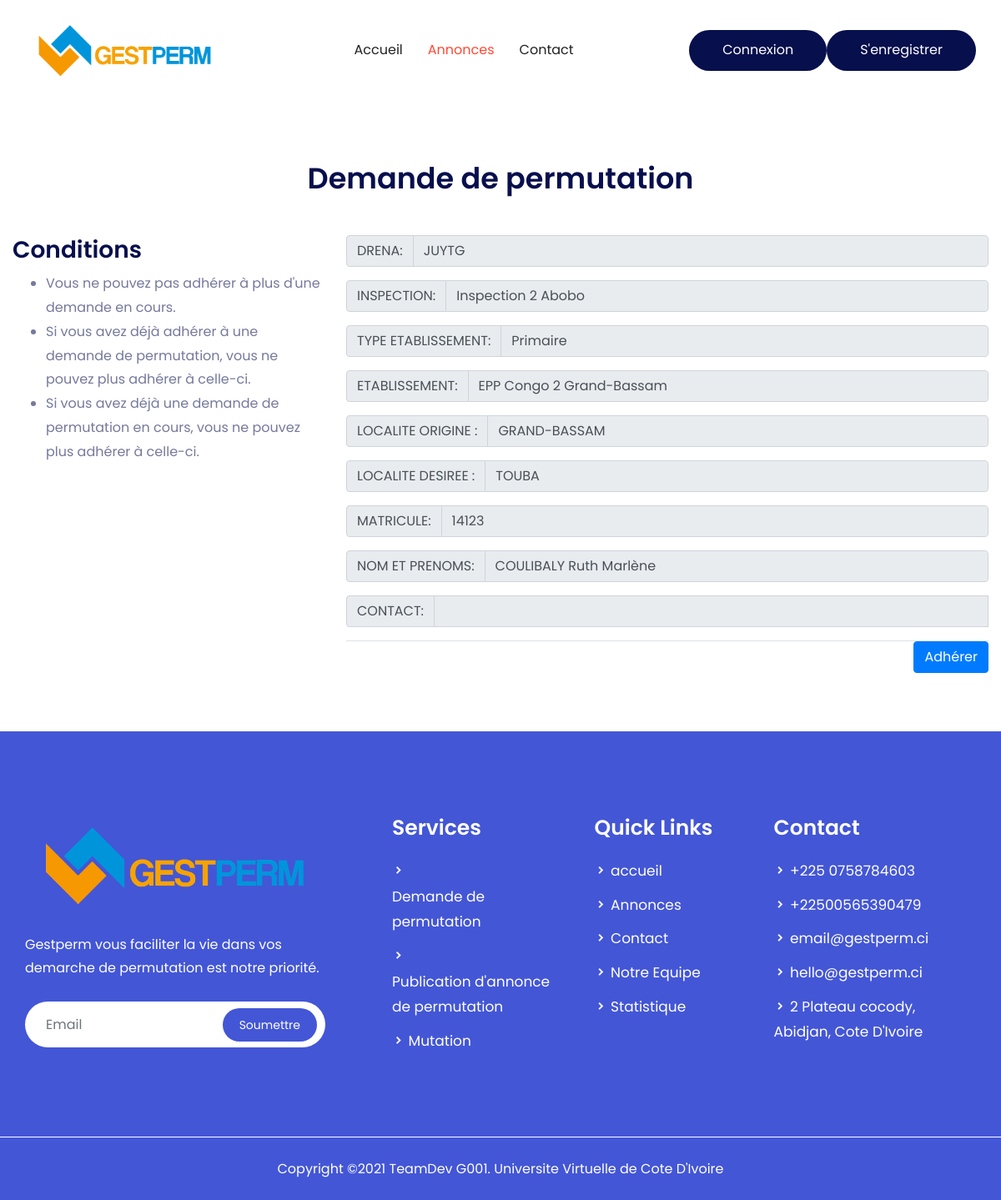
The app's page /annonce_details.php?annonce=1 with its own data.
### tables this page shows
CREATE TABLE IF NOT EXISTS `directionregionale` (
  `IdDirectionRegionale` int(11) NOT NULL AUTO_INCREMENT,
  `NomDirectionRegionale` varchar(255) NOT NULL,
  `TelDirectionRegionale` varchar(255) NOT NULL,
  `EmailDirectionRegionale` varchar(255) NOT NULL,
  `CommuneDirectionRegionale` varchar(255) NOT NULL,
  PRIMARY KEY (`IdDirectionRegionale`)
);

CREATE TABLE IF NOT EXISTS `inspection` (
  `IdInspection` int(11) NOT NULL AUTO_INCREMENT,
  `NomInspection` varchar(255) NOT NULL,
  `TelInspection` varchar(255) NOT NULL,
  `CommuneInspection` varchar(255) NOT NULL,
  `IdDirectionRegionale` int(11) NOT NULL,
  PRIMARY KEY (`IdInspection`)
);

CREATE TABLE IF NOT EXISTS `ecole` (
  `IdEcole` int(11) NOT NULL AUTO_INCREMENT,
  `NomEcole` varchar(255) NOT NULL DEFAULT '',
  `TypeEcole` varchar(160) NOT NULL DEFAULT 'Primaire',
  `TelEcole` varchar(255) NOT NULL DEFAULT '',
  `EmailEcole` varchar(255) NOT NULL DEFAULT '',
  `LocaliteEcole` bigint(20) NOT NULL DEFAULT '1',
  `IdInspection` int(11) NOT NULL DEFAULT '1',
  PRIMARY KEY (`IdEcole`)
);

CREATE TABLE IF NOT EXISTS `localite` (
  `CodeZone` bigint(19) NOT NULL AUTO_INCREMENT,
  `LibelleZone` varchar(200) NOT NULL,
  `CodeZoneMere` bigint(19) NOT NULL,
  `NiveauStr` smallint(6) NOT NULL,
  PRIMARY KEY (`CodeZone`)
);

CREATE TABLE IF NOT EXISTS `agent` (
  `IdAgent` int(11) NOT NULL AUTO_INCREMENT,
  `MatriculeAgent` varchar(255) NOT NULL,
  `NomAgent` varchar(255) NOT NULL,
  `PrenomsAgent` varchar(255) NOT NULL,
  `CiviliteAgent` varchar(25) NOT NULL,
  `NomJeuneFilleAgent` varchar(255) NOT NULL DEFAULT '',
  `SexeAgent` varchar(25) NOT NULL,
  `DateNaissanceAgent` date NOT NULL,
  `TelAgent` varchar(25) NOT NULL DEFAULT '',
  `EmailAgent` varchar(255) NOT NULL DEFAULT '',
  `DatePriseServiceAgent` date DEFAULT NULL,
  `SituationMatrimonialeAgent` varchar(255) NOT NULL,
  `DateCreationAgent` date NOT NULL,
  `PasswordAgent` varchar(255) NOT NULL,
  `IdEmploi` int(11) NOT NULL DEFAULT '-1',
  `IdFonction` int(11) NOT NULL DEFAULT '-1',
  `TypeAgent` int(11) NOT NULL DEFAULT '1',
  `IdEcole` int(11) NOT NULL DEFAULT '1',
  PRIMARY KEY (`IdAgent`)
);

### class/database.php (called while the page is built, shortened)
<?php
class Database
{
    private static $dbHost = "localhost";
    private static $dbName = "pct_db";
    private static $dbUsername = "root";
    private static $dbUserpassword = "";
    private static $connection = null;
    private static function connect()
    {
        if(self::$connection == null)
        {
            try
            {
              self::$connection = new PDO("mysql:host=" . self::$dbHost . ";dbname=" . self::$dbName , self::$dbUsername, self::$dbUserpassword, array(PDO::MYSQL_ATTR_INIT_COMMAND => 'SET NAMES UTF8' , PDO::ATTR_ERRMODE=>PDO::ERRMODE_WARNING));
            }
            catch(PDOException $e)
            {
                die($e->getMessage());
            }
        }
        return self::$connection;
    }
    private static function disconnect()
    {
        self::$connection = null;
    }
    public static function SelectQuery($query="")
    {
        if ($query<>"")
        {
            $req=self::$connection->prepare($query);
            try
            {
              $req->execute();
            }
            catch(Exception $e)
            {
                var_dump($query);
                die($e->getMessage());
            }
            return $req->fetchAll(PDO::FETCH_OBJ);
        }
        else return "";
    }
}
?>

### annonce_details.php (the view, shortened to what this page needs)
<?php
	$get_annonce = htmlspecialchars(htmlentities($_GET["annonce"]));
	require("inc/config.php");
	$annonce=DataBase::SelectQuery("SELECT * FROM annonce WHERE IdAnnonce='$get_annonce'");
?>
<!doctype html>
<html lang="fr">
    <head>
        <?php require("inc/links.php");?>
    </head>
    <body>
    <?php require("inc/header.php");?>
        <section class="portfolio-area pt-70 pb-70">
            <div class="container">
                <div class="scetion-title text-center" >
                    <h2>Demande de permutation</h2>
                </div>
                <div class="row pt-45">
				<div class="row">
                <div class="col-lg-4">
					<section class="widget widget_categories">
						<h3 class="widget-title">Conditions</h3>
						<div class="post-wrap">
							<ul>
								<li>
									Vous ne pouvez pas adhérer à plus d'une demande en cours.
								</li>
								<li>
									Si vous avez déjà adhérer à une demande de permutation, vous ne pouvez plus adhérer à celle-ci.
								</li>
								<li>
									Si vous avez déjà une demande de permutation en cours, vous ne pouvez plus adhérer à celle-ci.
								</li>
							</ul>
							</div>
					</section>
                </div>
                <div class="col-lg-8">
                    <form action="admin/scripts/adhererPermutation.php" method="POST" enctype="multipart/form-data" >
						<div class="form-group">
                            <div class="input-group">
                                <div class="input-group-prepend">
                                    <span class="input-group-text">
                                        DRENA:
                                    </span>
                                </div>
								<?php
                                    $agent=DataBase::SelectQuery("SELECT * FROM agent WHERE IdAgent='".$annonce[0]->IdAgent."'");
									$ecole=DataBase::SelectQuery("SELECT * FROM ecole WHERE IdEcole='".$agent[0]->IdEcole."'");
                                    $inspection=DataBase::SelectQuery("SELECT * FROM inspection WHERE IdInspection='".$ecole[0]->IdInspection."'");
                                    $dren=DataBase::SelectQuery("SELECT * FROM directionregionale WHERE IdDirectionRegionale='".$inspection[0]->IdDirectionRegionale."'");
                                    echo '<input type="text" class="form-control" id="IdAgent" name="IdAgent" disabled="disabled" value="'.$dren[0]->NomDirectionRegionale.'">';
                                ?>
                            </div>
                        </div>
						<div class="form-group">
                            <div class="input-group">
                                <div class="input-group-prepend">
                                    <span class="input-group-text">
                                        INSPECTION:
                                    </span>
                                </div>
								<?php
                                	$agent=DataBase::SelectQuery("SELECT * FROM agent WHERE IdAgent='".$annonce[0]->IdAgent."'");
                                    $ecole=DataBase::SelectQuery("SELECT * FROM ecole WHERE IdEcole='".$agent[0]->IdEcole."'");
                                    $inspection=DataBase::SelectQuery("SELECT * FROM inspection WHERE IdInspection='".$ecole[0]->IdInspection."'");
                                    echo '<input type="text" class="form-control" disabled="disabled" value="'.$inspection[0]->NomInspection.'">';
                                ?>
                            </div>
                        </div>
						<div class="form-group">
                            <div class="input-group">
                                <div class="input-group-prepend">
                                    <span class="input-group-text">
                                        TYPE ETABLISSEMENT:
                                    </span>
                                </div>
								<?php
									$agent=DataBase::SelectQuery("SELECT * FROM agent WHERE IdAgent='".$annonce[0]->IdAgent."'");
									$ecole=DataBase::SelectQuery("SELECT * FROM ecole WHERE IdEcole='".$agent[0]->IdEcole."'");
									echo '<input type="text" class="form-control" disabled="disabled" value="'.$ecole[0]->TypeEcole.'">';
								?>
                            </div>
                        </div>
						<div class="form-group">
                            <div class="input-group">
                                <div class="input-group-prepend">
                                    <span class="input-group-text">
                                        ETABLISSEMENT:
                                    </span>
                                </div>
								<?php
									$agent=DataBase::SelectQuery("SELECT * FROM agent WHERE IdAgent='".$annonce[0]->IdAgent."'");
									$ecole=DataBase::SelectQuery("SELECT * FROM ecole WHERE IdEcole='".$agent[0]->IdEcole."'");
									echo '<input type="text" class="form-control" disabled="disabled" value="'.$ecole[0]->NomEcole.'">';
								?>
                            </div>
                        </div>
						<div class="form-group">
                            <div class="input-group">
                                <div class="input-group-prepend">
                                    <span class="input-group-text">
                                        LOCALITE ORIGINE :
                                    </span>
                                </div>
								<?php
									$localite=DataBase::SelectQuery("SELECT * FROM localite WHERE CodeZone='".$annonce[0]->LocaliteOrigineAnnonce."'");
									echo '<input type="text" class="form-control" disabled="disabled" value="'.$localite[0]->LibelleZone.'">';
								?>
							</div>
                        </div>
						<div class="form-group">
                            <div class="input-group">
                                <div class="input-group-prepend">
                                    <span class="input-group-text">
                                        LOCALITE DESIREE :
                                    </span>
                                </div>
                                <?php
									$localite=DataBase::SelectQuery("SELECT * FROM localite WHERE CodeZone='".$annonce[0]->LocaliteDesireeAnnonce."'");
									echo '<input type="text" class="form-control" disabled="disabled" value="'.$localite[0]->LibelleZone.'">';
								?>
                            </div>
                        </div>
                        <div class="form-group">
                            <div class="input-group">
                                <div class="input-group-prepend">
                                    <span class="input-group-text">
                                        MATRICULE:
                                    </span>
                                </div>
                                <input type="text" class="form-control" disabled="disabled" value="<?=$agent[0]->MatriculeAgent?>">
                            </div>
                        </div>
						<div class="form-group">
                            <div class="input-group">
                                <div class="input-group-prepend">
                                    <span class="input-group-text">
                                        NOM ET PRENOMS:
                                    </span>
                                </div>
                                <input type="text" class="form-control" disabled="disabled" value="<?=$agent[0]->NomAgent?> <?=$agent[0]->PrenomsAgent?>">
                            </div>
                        </div>
						<div class="form-group">
                            <div class="input-group">
                                <div class="input-group-prepend">
                                    <span class="input-group-text">
                                        CONTACT:
                                    </span>
                                </div>
                                <input type="text" class="form-control" disabled="disabled" value="<?=$agent[0]->TelAgent?>">
                            </div>
                        </div>
                        <?php
                        if ($IdAgent!=$annonce[0]->IdAgent):?>
                        <div class="block-content block-content-full text-right border-top">
                            <button type="submit" id="ConfirmPermutant" class="btn btn-primary" id="btnSubmit">Adhérer</button>
                        </div>
                        <?php endif ?>
                    </form>
                </div>
            </div>
                </div>
            </div>
        </section>
        <?php require "inc/footer.php"?>
    </body>
</html>

### assets/css/responsive.css (style rules this page uses)
@media only screen and (min-width: 1200px) { .container { max-width: 1170px !important; } }

### records on screen
directionregionale: IdAgent "JUYTG"
inspection: NomInspection "Inspection 2 Abobo"
ecole: TypeEcole "Primaire", NomEcole "EPP Congo 2 Grand-Bassam"
localite: LibelleZone "GRAND-BASSAM"
localite: LibelleZone "TOUBA"
agent: MatriculeAgent "14123", NomAgent+PrenomsAgent "COULIBALY Ruth Marlène"
